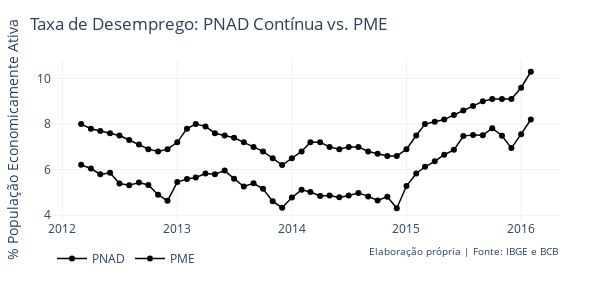

Here is the notebook cell this chart was saved with:
### Markdown cell above
#####  VISUALIZAÇÃO

### Code cell
"""
Cria gráfico comparativo entre PNAD Contínua e PME.
"""
title="Taxa de Desemprego: PNAD Contínua vs. PME"

# Converte para formato long
dados_long = dados_overlap.melt(id_vars=['Date'], var_name='variable', value_name='value')

fig = go.Figure()

# Adiciona uma série para cada variável
for var in dados_long['variable'].unique():
    df_var = dados_long[dados_long['variable'] == var]
    
    fig.add_trace(go.Scatter(
        x=df_var['Date'],
        y=df_var['value'],
        mode='lines+markers',
        name=var.upper(),
        line=dict(color=COLORS.get(var, '#000000'), width=1.5),
        marker=dict(size=6),
        hovertemplate='<b>%{fullData.name}</b><br>' +
                    'Data: %{x|%b/%Y}<br>' +
                    'Taxa: %{y:.1f}%<extra></extra>'
    ))

# Layout do gráfico
fig.update_layout(
    title=title,
    xaxis_title="",
    yaxis_title="% População Economicamente Ativa",
    legend_title="",
    legend=dict(orientation='h', y=-0.15),
    template="plotly_white",
    height=300,
    width=600,
    margin=dict(l=40, r=40, t=60, b=80),
    annotations=[
        dict(
            text="Fonte: IBGE e BCB",
            x=1, y=-0.25, xref='paper', yref='paper',
            showarrow=False, font=dict(size=10), xanchor='right'
        )
    ]
)

fig.show()
